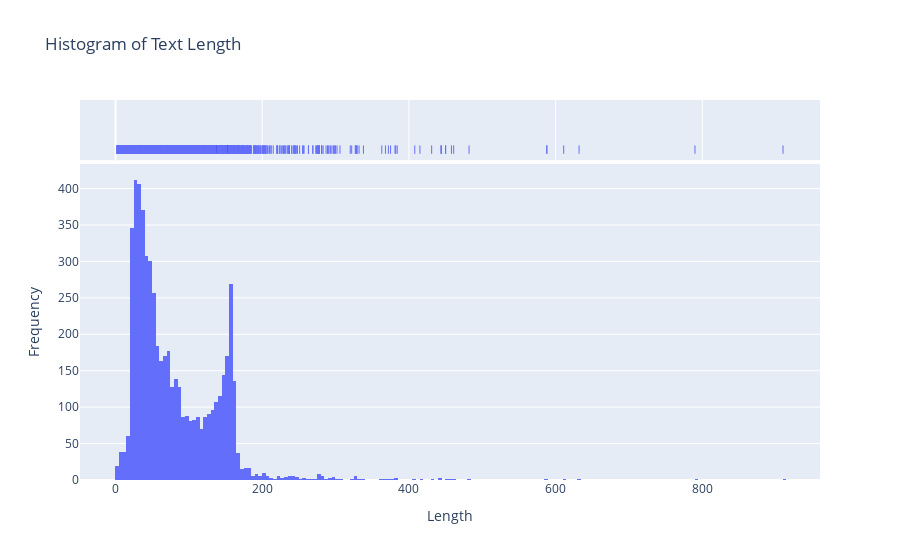

Notebook source saved alongside this figure:
### Code cell
#Let's create a column to check of each text & plot a histogram to check the distirbution
df['Length']=df['Text'].apply(len)
display(df.head())

#distribution of the data
import plotly.express as px
fig = px.histogram(df, x='Length', marginal='rug',
                   title='Histogram of Text Length')
fig.update_layout(
    xaxis_title='Length',
    yaxis_title='Frequency',
    showlegend=True)

### Figure 1 — Plotly figure (JSON) as saved in the notebook; plotly's stock layout.template omitted (floating-point values rounded to 4 significant figures; data arrays with more than 128 entries replaced by an {"elided": "..."} marker saying what was removed)
{"data": [{"alignmentgroup": "True", "bingroup": "x", "hovertemplate": "Length=%{x}<br>count=%{y}<extra></extra>", "legendgroup": "", "marker": {"color": "#636efa", "pattern": {"shape": ""}}, "name": "", "offsetgroup": "", "orientation": "v", "showlegend": false, "type": "histogram", "x": {"elided": "5572 int values"}, "xaxis": "x", "yaxis": "y"}, {"alignmentgroup": "True", "boxpoints": "all", "fillcolor": "rgba(255,255,255,0)", "hoveron": "points", "hovertemplate": "Length=%{x}<extra></extra>", "jitter": 0, "legendgroup": "", "line": {"color": "rgba(255,255,255,0)"}, "marker": {"color": "#636efa", "symbol": "line-ns-open"}, "name": "", "offsetgroup": "", "showlegend": false, "type": "box", "x": {"elided": "5572 int values"}, "xaxis": "x2", "yaxis": "y2"}], "layout": {"autosize": true, "barmode": "relative", "legend": {"tracegroupgap": 0}, "showlegend": true, "title": {"text": "Histogram of Text Length"}, "xaxis": {"anchor": "y", "autorange": true, "domain": [0, 1], "range": [-48.44, 960.4], "title": {"text": "Length"}, "type": "linear"}, "xaxis2": {"anchor": "y2", "autorange": true, "domain": [0, 1], "matches": "x", "range": [-48.44, 960.4], "showgrid": true, "showticklabels": false, "type": "linear"}, "yaxis": {"anchor": "x", "autorange": true, "domain": [0, 0.8316], "range": [0, 433.7], "title": {"text": "Frequency"}}, "yaxis2": {"anchor": "x2", "autorange": true, "domain": [0.8416, 1], "matches": "y2", "range": [-0.6176, 0.5], "showgrid": false, "showline": false, "showticklabels": false, "ticks": "", "type": "category"}}}
